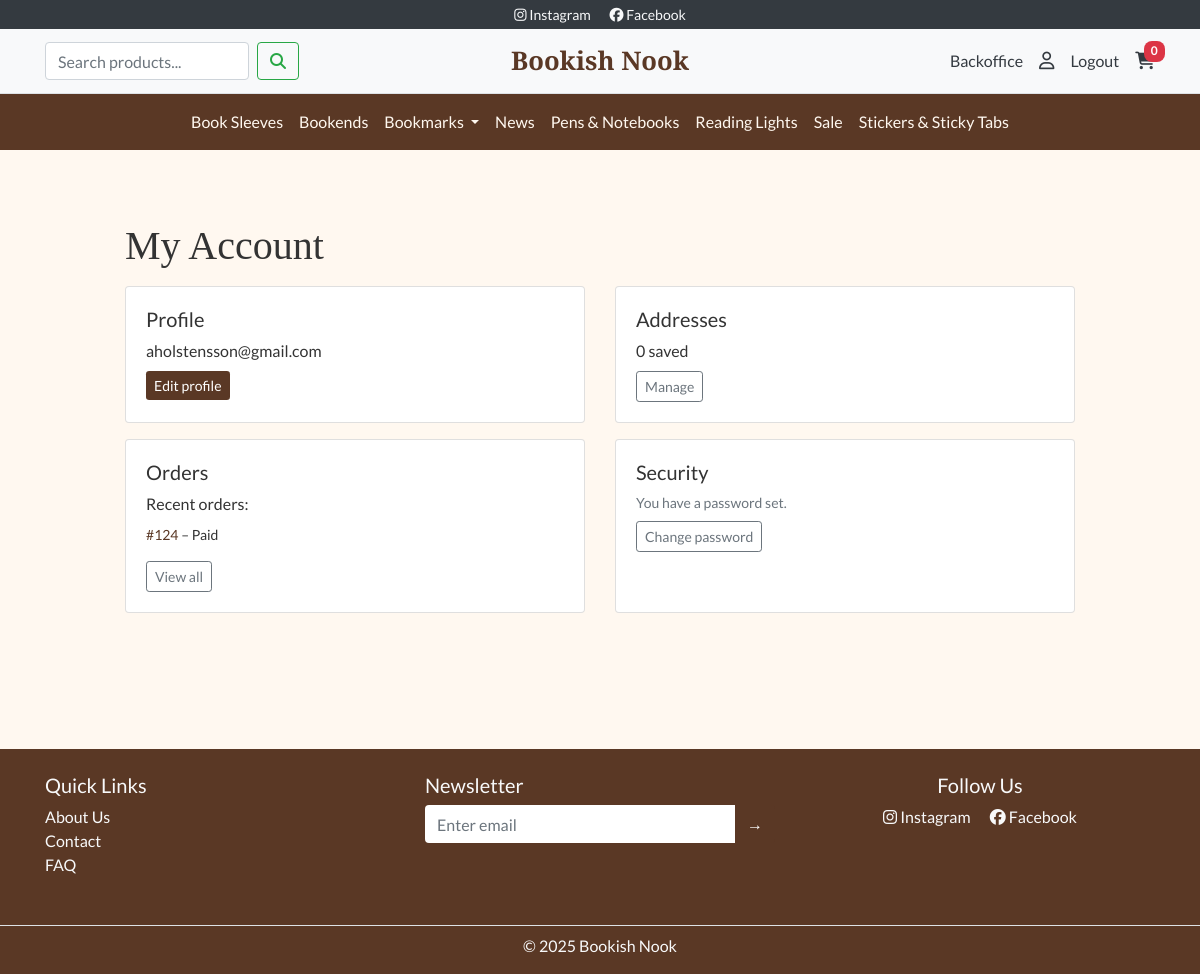
The page /profile/ (signed in) on the database as committed earlier.
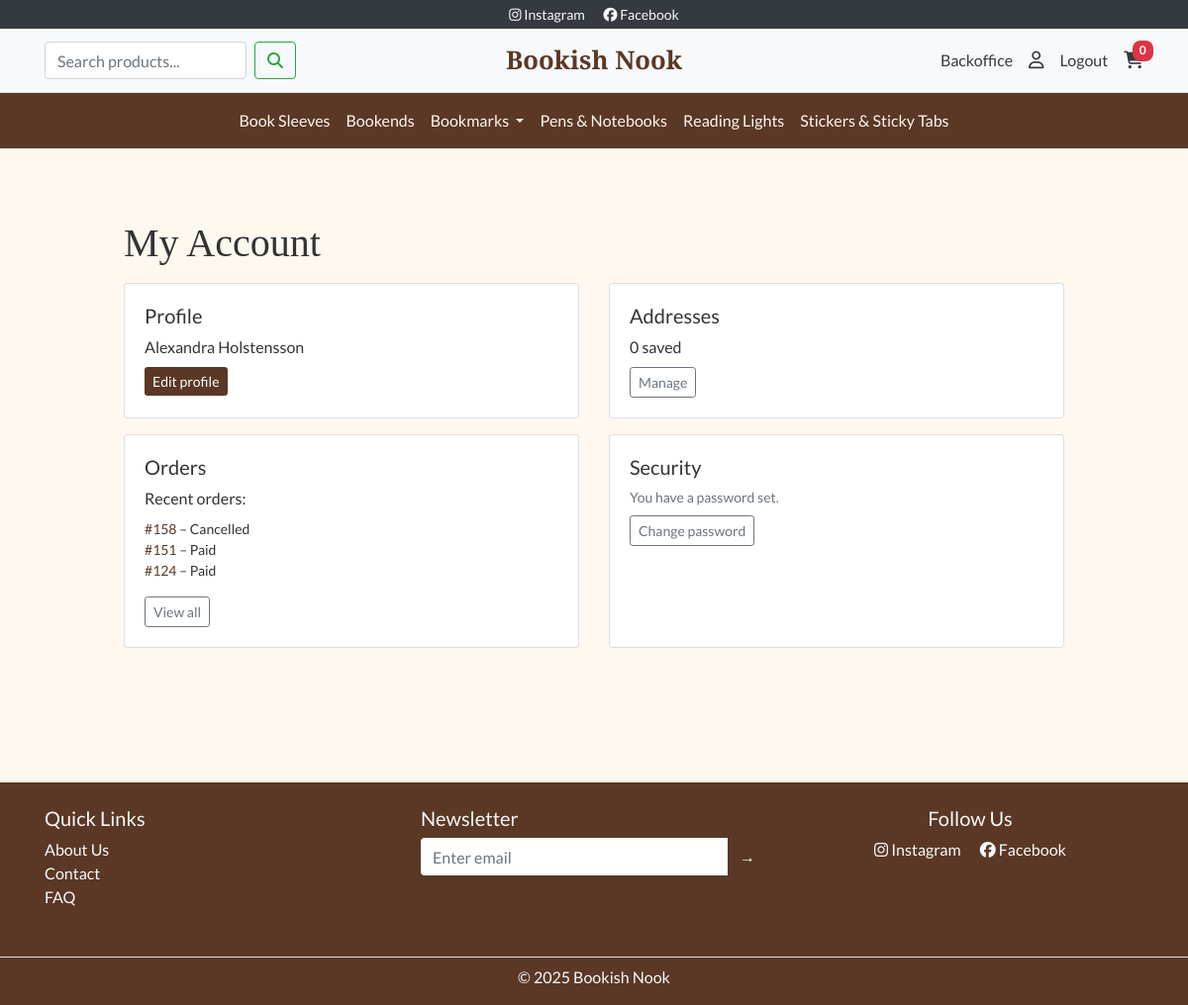
The same page on the database as committed later.
### products/models.py (models this page shows, shortened)
class Category(models.Model):
    name = models.CharField(max_length=100)
    slug = models.SlugField(max_length=110, unique=False)
    parent = models.ForeignKey(
        "self", null=True, blank=True,
        related_name="children", on_delete=models.CASCADE
    )
    is_active = models.BooleanField(default=True)
    is_featured = models.BooleanField(default=False, help_text="Show on homepage")
    featured_order = models.PositiveIntegerField(default=0, help_text="Order on homepage (low first)")
    description = models.TextField(blank=True)
    image = models.ImageField(upload_to="category_images/", blank=True, null=True)
    class Meta:
        unique_together = ("parent", "slug")  # samma slug kan finnas under olika föräldrar
        ordering = ["parent__id", "name"]
    @property
    def slug_path(self):
        parts, c = [], self
        while c:
            parts.append(c.slug)
            c = c.parent
        return "/".join(reversed(parts))
    def get_absolute_url(self):
        return f"/products/category/{self.slug_path}/"

### orders/models.py (models this page shows, shortened)
class Order(models.Model):
    STATUS_CHOICES = [
        ("pending", "Pending"),
        ("paid", "Paid"),
        ("cancelled", "Cancelled"),
    ]
    created = models.DateTimeField(auto_now_add=True)
    updated = models.DateTimeField(auto_now=True)
    total = models.DecimalField(max_digits=10, decimal_places=2, default=0)
    shipping = models.DecimalField(max_digits=10, decimal_places=2, default=0)
    tax_amount = models.DecimalField(max_digits=10, decimal_places=2, default=0)
    grand_total = models.DecimalField(max_digits=10, decimal_places=2, default=0)
    status = models.CharField(max_length=20, choices=STATUS_CHOICES, default="pending")
    stripe_session_id = models.CharField(max_length=255, blank=True, null=True)
    confirmation_sent_at = models.DateTimeField(blank=True, null=True)
    full_name = models.CharField(max_length=200, blank=True, null=True)
    email = models.EmailField(blank=True, null=True)
    phone = models.CharField(max_length=50, blank=True, null=True)
    address_line1 = models.CharField(max_length=200, blank=True, null=True)
    address_line2 = models.CharField(max_length=200, blank=True, null=True)
    postal_code = models.CharField(max_length=20, blank=True, null=True)
    city = models.CharField(max_length=100, blank=True, null=True)
    country = models.CharField(max_length=2, blank=True, null=True)
    billing_name = models.CharField(max_length=200, blank=True, null=True)
    billing_line1 = models.CharField(max_length=200, blank=True, null=True)
    billing_line2 = models.CharField(max_length=200, blank=True, null=True)
    billing_postal = models.CharField(max_length=20, blank=True, null=True)
    billing_city = models.CharField(max_length=100, blank=True, null=True)
    billing_country = models.CharField(max_length=2, blank=True, null=True)

### profiles/models.py (models this page shows, shortened)
class Profile(models.Model):
    user = models.OneToOneField(User, on_delete=models.CASCADE, related_name="profile")
    full_name = models.CharField(max_length=200, blank=True)
    phone = models.CharField(max_length=50, blank=True)
    newsletter_opt_in = models.BooleanField(default=False)

### profiles/views.py (the view)
# urls.py: path("", views.dashboard, name="dashboard"),
@login_required
def dashboard(request):
    orders = Order.objects.filter(email=request.user.email).order_by("-created")[:10]
    return render(request, "profiles/dashboard.html", {"orders": orders})

### bookshop/context_processors.py (called while the page is built)
def cart_count(request):
    cart = request.session.get("cart", {})
    return {"cart_count": sum(cart.values())}

def nav_categories(request):
    roots = Category.objects.filter(parent__isnull=True, is_active=True).order_by("name")
    bookmarks = Category.objects.filter(slug="bookmarks", parent__isnull=True).first()
    return {
        "root_categories": roots,      # alla rotkategorier
        "bookmarks_cat": bookmarks,    # Bookmarks-objektet (rot)
    }
    return {"root_categories": roots}

### profiles/templates/profiles/dashboard.html
{% extends "base.html" %}
{% block content %}
<div class="container my-5" style="max-width:980px;">
  <h1 class="bn-section-title mb-3">My Account</h1>
  <div class="row">
    <div class="col-md-6 mb-3">
      <div class="card h-100">
        <div class="card-body">
          <h5>Profile</h5>
          <p class="mb-2">{{ request.user.profile.full_name|default:request.user.email }}</p>
          <a class="btn btn-sm bn-btn-primary" href="{% url 'profiles:edit' %}">Edit profile</a>
        </div>
      </div>
    </div>
    <div class="col-md-6 mb-3">
      <div class="card h-100">
        <div class="card-body">
          <h5>Addresses</h5>
          <p class="mb-2">{{ request.user.addresses.count }} saved</p>
          <a class="btn btn-sm btn-outline-secondary" href="{% url 'profiles:addresses' %}">Manage</a>
        </div>
      </div>
    </div>
    <div class="col-md-6 mb-3">
      <div class="card h-100">
        <div class="card-body">
          <h5>Orders</h5>
          <p class="mb-2">Recent orders:</p>
          <ul class="list-unstyled small">
            {% for o in orders %}
              <li><a href="{% url 'profiles:order_detail' o.id %}">#{{ o.id }}</a> – {{ o.status|capfirst }}</li>
            {% empty %}<li>No recent orders.</li>{% endfor %}
          </ul>
          <a class="btn btn-sm btn-outline-secondary" href="{% url 'profiles:orders' %}">View all</a>
        </div>
      </div>
    </div>
    <div class="col-md-6 mb-3">
      <div class="card h-100">
        <div class="card-body">
          <h5>Security</h5>
          {% if request.user.has_usable_password %}
            <p class="small text-muted mb-2">You have a password set.</p>
            <a href="{% url 'account_change_password' %}" class="btn btn-sm btn-outline-secondary" data-auth-modal="1">
              Change password
            </a>
          {% else %}
            <p class="small text-warning mb-2">No password set for this account.</p>
            <a href="{% url 'account_set_password' %}" class="btn btn-sm bn-btn-primary" data-auth-modal="1">
              Set password
            </a>
          {% endif %}
        </div>
      </div>
    </div>
  </div>
</div>
{% endblock %}

### templates/includes/header.html (shortened to what this page needs)
<div class="bg-dark text-light text-center py-1 small">
  <a href="https://www.instagram.com/" class="text-light mx-2" target="_blank" rel="noopener" aria-label="Link to Instagram (opens in new tab)">
    <i class="fab fa-instagram"></i> Instagram
  </a>
  <a href="https://www.facebook.com/" class="text-light mx-2" target="_blank" rel="noopener" aria-label="Link to Facebook (opens in new tab)">
    <i class="fab fa-facebook"></i> Facebook
  </a>
</div>
<nav class="navbar navbar-light bg-light border-bottom py-2">
  <div class="container navbar-grid">
    <div class="d-flex align-items-center">
      <form action="{% url 'products:list' %}" method="get" class="form-inline d-none d-lg-flex">
        <input class="form-control mr-2"
          type="search"
          name="q"
          placeholder="Search products..."
          aria-label="Search"
          value="{{ request.GET.q|default:'' }}">
        <button class="btn btn-outline-success" type="submit">
          <i class="fas fa-search"></i>
        </button>
      </form>
    </div>
    <a class="navbar-brand bn-title text-center mx-0" href="/">Bookish Nook</a>
    <div class="d-flex align-items-center justify-content-end">
      {% if request.user.is_staff %}
        <a href="{% url 'backoffice:dashboard' %}" class="text-dark mr-3 d-none d-lg-inline">Backoffice</a>
      {% endif %}
      {% if request.user.is_authenticated %}
        <a href="{% url 'profiles:dashboard' %}" class="text-dark mr-3 d-none d-lg-inline" title="My Account">
          <i class="far fa-user"></i>
        </a>
        <a href="{% url 'account_logout' %}" class="text-dark mr-3 d-none d-lg-inline">Logout</a>
      {% endif %}
      <a href="{% url 'cart:view' %}" class="text-dark position-relative" title="Cart">
        <i class="fas fa-shopping-cart"></i>
        <span class="badge badge-pill badge-danger position-absolute" style="top:-8px; right:-10px;">
          {{ cart_count|default:0 }}
        </span>
      </a>
    </div>
  </div>
</nav>
<nav class="navbar navbar-expand-lg navbar-dark bn-brown">
  <div class="collapse navbar-collapse justify-content-center" id="mainNav">
  <ul class="navbar-nav bn-navbar">
  {% for root in root_categories %}
    {% if bookmarks_cat and root.id == bookmarks_cat.id %}
      <li class="nav-item dropdown">
        <a class="nav-link dropdown-toggle"
           href="{{ bookmarks_cat.get_absolute_url }}"
           id="navBookmarks"
           data-toggle="dropdown" aria-haspopup="true" aria-expanded="false">
          {{ bookmarks_cat.name }}
        </a>
      </li>
    {% else %}
      <li class="nav-item">
        <a class="nav-link" href="{{ root.get_absolute_url }}">{{ root.name }}</a>
      </li>
    {% endif %}
  {% endfor %}
  </ul>
  </div>
</nav>

Rows that differ between the two databases and show on the page:
removed Category: name "News"
removed Category: name "Sale"
added Order: id "158", status "Cancelled"
added Order: id "151", status "Paid"
Other text that changed with them:
{{ request.user.profile.full_name|default:request.user.email }}: "aholstensson@gmail.com" → "Alexandra Holstensson"
